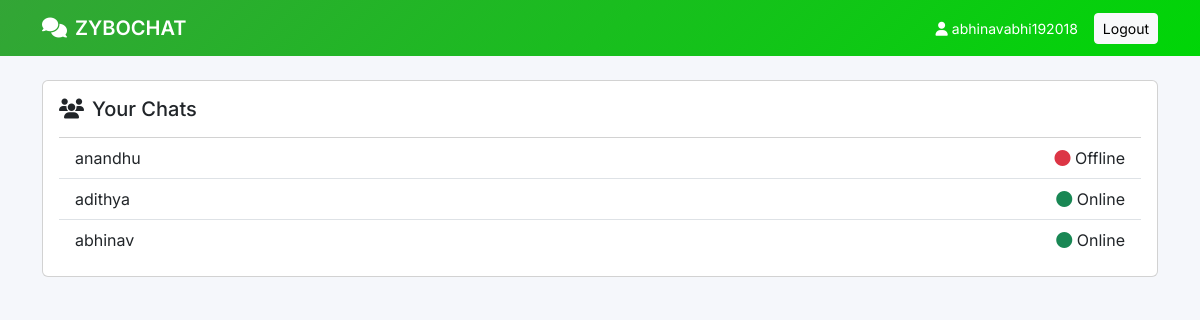
/users/ (signed in), run on an earlier commit of the app's database.
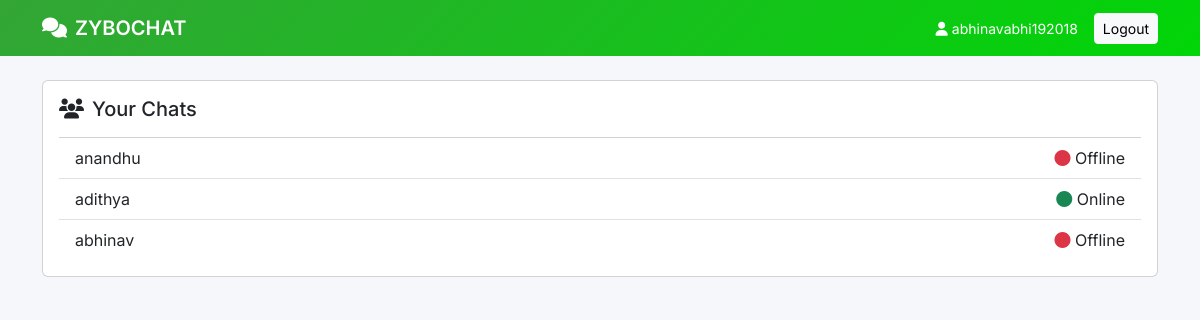
And on a later commit of the database.
### app/models.py (models this page shows, shortened)
class User(AbstractBaseUser, PermissionsMixin):
    email = models.EmailField(unique=True)
    username = models.CharField(max_length=150)
    is_active = models.BooleanField(default=True)
    is_staff = models.BooleanField(default=False)
    is_online = models.BooleanField(default=False)
    last_seen = models.DateTimeField(default=timezone.now)
    date_joined = models.DateTimeField(default=timezone.now)
    objects = UserManager()
    USERNAME_FIELD = "email"
    REQUIRED_FIELDS = ["username"]

### app/views.py (the view)
# urls.py: path("users/", user_list, name="user_list"),
@login_required
def user_list(request):
    users = User.objects.exclude(id=request.user.id)
    return render(request, "user_list.html", {"users": users})

### app/templates/user_list.html (shortened to what this page needs)
{% extends 'base.html' %}
{% block content %}
<div class="card p-3">
    <h5 class="mb-3"><i class="fa-solid fa-users me-2"></i>Your Chats</h5>
    <div class="list-group list-group-flush" id="users-list">
        {% for u in users %}
        <a href="{% url 'chat' u.id %}"
            class="list-group-item list-group-item-action d-flex justify-content-between align-items-center"
            data-user-id="{{ u.id }}">
            <div class="d-flex align-items-center gap-3">
                <div>
                    {{ u.username }}
                </div>
            </div>
            <span class="user-status" data-status-user-id="{{ u.id }}">
                {% if u.is_online %}
                <i class="fa-solid fa-circle text-success status-dot"></i> Online
                {% else %}
                <i class="fa-solid fa-circle text-danger status-dot"></i> Offline
                {% endif %}
            </span>
        </a>
        {% endfor %}
    </div>
</div>
{% endblock %}

### app/templates/base.html (shortened to what this page needs)
<!DOCTYPE html>
{% load static %}
<html lang="en">
<head>
    <link href="https://cdn.jsdelivr.net/npm/bootstrap@5.3.3/dist/css/bootstrap.min.css" rel="stylesheet">
    <link href="https://cdnjs.cloudflare.com/ajax/libs/font-awesome/6.5.1/css/all.min.css" rel="stylesheet">
    <link rel="stylesheet" href="{% static 'css/style.css' %}">
</head>
<body>
    <nav class="navbar navbar-expand-lg navbar-dark app-navbar">
        <div class="container">
            <a class="navbar-brand fw-semibold" href="/users/">
                <i class="fa-solid fa-comments me-2"></i>ZYBOCHAT
            </a>
            <div class="ms-auto d-flex align-items-center gap-3">
                {% if user.is_authenticated %}
                <span class="text-white small">
                    <i class="fa-solid fa-user"></i> {{ user.username }}
                </span>
                <a href="{% url 'logout' %}" class="btn btn-sm btn-light">
                    Logout
                </a>
                {% endif %}
            </div>
        </div>
    </nav>
    <div class="container py-4">
        {% block content %}{% endblock %}
    </div>
</body>
</html>

### static/css/style.css (style rules this page uses)
body { font-family: "Inter", sans-serif; background: #f5f7fb; }
.app-navbar { background: linear-gradient(135deg, #33a536, #00d607); }

What changed in the data, as far as the page shows it:
changed User "abhinav": is_online "Online" → "Offline"
